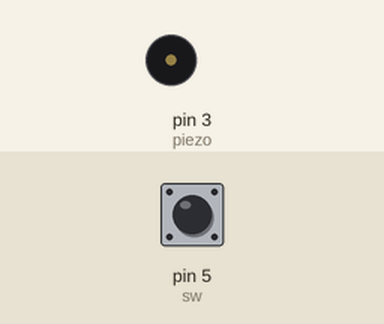
A sketch run on a simulated Arduino Uno, built with avr-gcc and run on an emulated ATmega328P. Parts: buzzer (waves = sounding). The inputs (shaded band) are chosen by the test bench; at power-on: pin 5 (sw) HIGH.

Above: at 1.2 s.
1.3 s: pin 5 (sw) pulled LOW for 0.15 s
At 1.9 s:
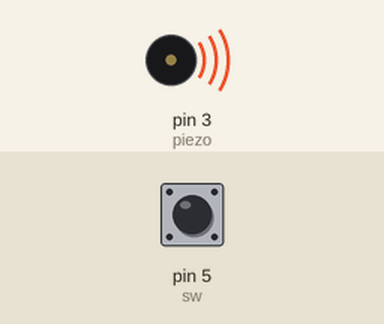
4.4 s: pin 5 (sw) pulled LOW for 1 s
8.4 s: pin 5 (sw) pulled LOW for 3.2 s
Timing chart, 0 to 14.8 s (numbered marks = the images above; inputs shaded):
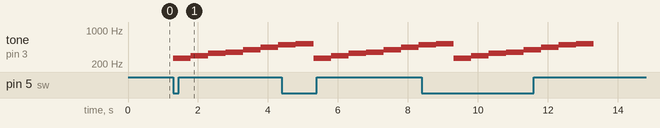

Measured:
- after the input at 1.3 s, tone on pin 3 (piezo): plays 261 Hz for 0.50 s, 294 Hz for 0.50 s, 330 Hz for 0.50 s, 349 Hz for 0.50 s, 392 Hz for 0.50 s, 440 Hz for 0.50 s … (7 notes in this stretch), starting at once

The sketch:

piezo_tones_sw.ino
```cpp
int piezo=3;
int sw=5;

int numTones=8;
int tones[]={261, 294, 330, 349, 392, 440, 494, 523};  // 주파수
void setup() {
  pinMode(piezo,OUTPUT);
  pinMode(sw,INPUT_PULLUP);
}

void loop() {
  if(digitalRead(sw)==LOW){
    for(int i = 0; i < numTones; i++){
      tone(piezo, tones[i]);
      delay(500);
    }
    noTone(piezo);
  }
}
```
